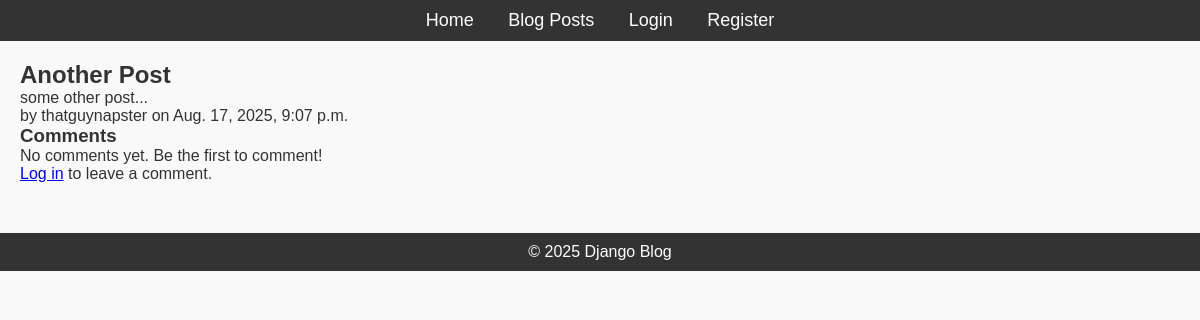
The page /post/3/ on the database as committed earlier.
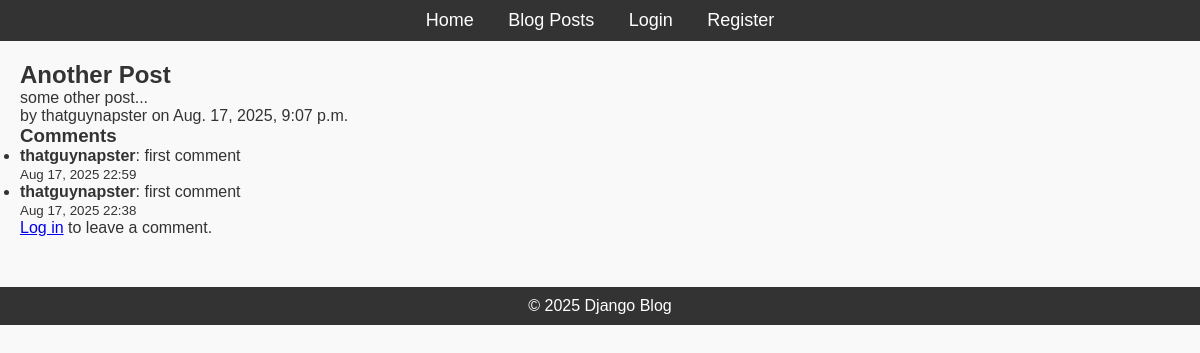
The same page on the database as committed later.
### blog/models.py (models this page shows, shortened)
class Comment(models.Model):
    post = models.ForeignKey(Post, on_delete=models.CASCADE, related_name="comments")
    author = models.ForeignKey(User, on_delete=models.CASCADE)
    content = models.TextField()
    created_at = models.DateTimeField(auto_now_add=True)
    updated_at = models.DateTimeField(auto_now=True)

### blog/views.py (the view)
# urls.py: path("post/<int:pk>/", views.PostDetailView.as_view(), name="post_detail"),
class PostDetailView(DetailView):
    model = Post
    template_name = "blog/post_detail.html"
    context_object_name = "post"
    def get_context_data(self, **kwargs):
        context = super().get_context_data(**kwargs)
        post = self.get_object()
        comments = post.comments.all().order_by("-created_at")
        context["comments"] = comments
        context["form"] = CommentForm()
        return context
    def post(self, request, *args, **kwargs):
        """Handle new comment submission."""
        self.object = self.get_object()
        form = CommentForm(request.POST)
        if form.is_valid() and request.user.is_authenticated:
            comment = form.save(commit=False)
            comment.post = self.object
            comment.author = request.user
            comment.save()
            return redirect("blog:post_detail", pk=self.object.pk)
        context = self.get_context_data()
        context["form"] = form
        return self.render_to_response(context)

### blog/templates/blog/post_detail.html (shortened to what this page needs)
{% extends "blog/base.html" %} {% block content %}
<h2>{{ object.title }}</h2>
<p>{{ object.content }}</p>
<p>by {{ object.author }} on {{ object.created_at }}</p>
<h3>Comments</h3>
{% if comments %}
<ul>
	{% for comment in comments %}
	<li>
		<strong>{{ comment.author }}</strong>: {{ comment.content }}
		<br />
		<small>{{ comment.created_at|date:"M d, Y H:i" }}</small>
	</li>
	{% endfor %}
</ul>
{% else %}
<p>No comments yet. Be the first to comment!</p>
{% endif %} {% if user.is_authenticated %}
<h3>Leave a Comment</h3>
<form
	method="post"
	action="{% url 'blog:comment_add' post.pk %}">
	{% csrf_token %} {{ comment_form.as_p }}
	<button type="submit">Post Comment</button>
</form>
{% else %}
<p><a href="{% url 'blog:login' %}">Log in</a> to leave a comment.</p>
{% endif %} {% endblock %}

Rows that differ between the two databases and show on the page:
added Comment: author "thatguynapster", content "first comment", created_at "Aug 17, 2025 22:59"
added Comment: author "thatguynapster", content "first comment", created_at "Aug 17, 2025 22:38"
Other text that changed with them:
text no longer shown: "No comments yet. Be the first to comment!"
